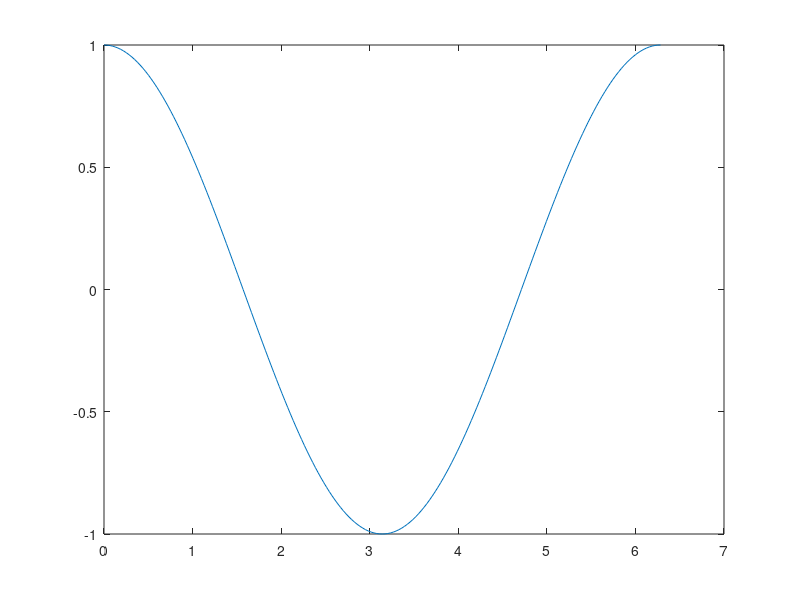

Recreate this plot in MATLAB.
function kor_rajzolasa 

t = 0 : pi / 100 : 2 * pi;

x = sin(t)

y = cos(t)

plot(t,x)

plot(t,y)

%plot(t,x,'X');

%plot(x,y,'X');